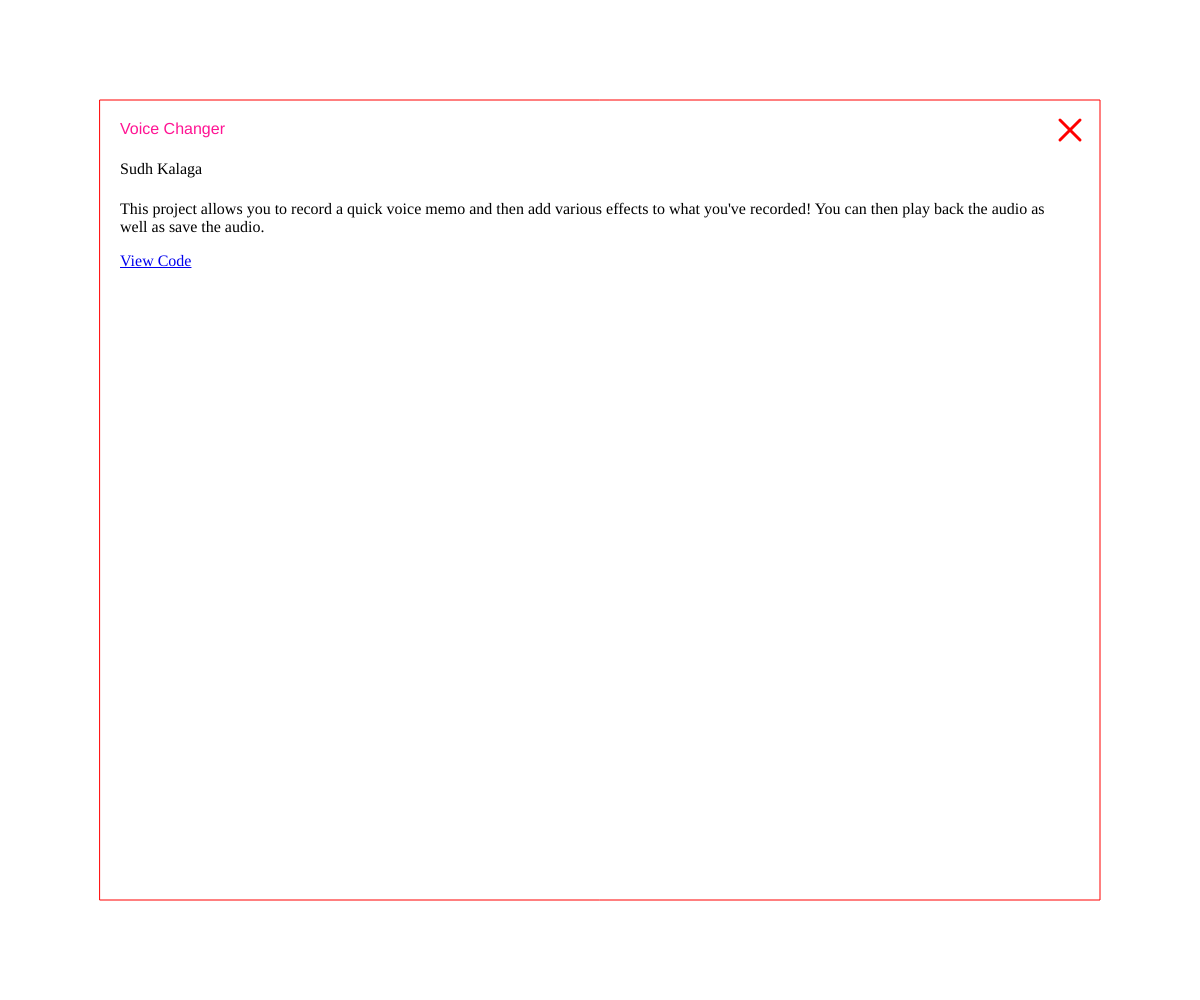
Frame 1 (no input)
Frame 60 (no input): identical to frame 1, image omitted
Frame 120 (the mouse pressed at the canvas centre since frame 60): identical to frame 1, image omitted

The p5.js sketch that drew this single still picture (run headless with seeded random() and noise() and a simulated clock; from frame 60 on, the mouse is pressed at the canvas centre):

// p5.js sketch
// ── sketch.js
var mode = 0;

function setup() {
  createCanvas(windowWidth, windowHeight);
  splash = new Splash();
}

function draw() {
  if (mouseIsPressed == true && splash.update() == true) {
    mode = 1;
  }
  
  if (mode == 1) {
    splash.hide();
    
    // your code here
    background(255);
    fill(100);
    noStroke();
    rect(50, 50, windowWidth - 100, windowHeight - 100);
    fill(0);
    ellipse(mouseX, mouseY, 20, 20);
  }
}
// ── mySplash.js
class Splash {

 constructor() {
   
  this.splashBorder = 100;
  fill(255);
  stroke(255, 0, 0)
  rect(this.splashBorder, this.splashBorder, windowWidth-this.splashBorder*2, windowHeight-this.splashBorder*2);
  // draw a rectangle like this in a 3D enviornment
  // rect(this.splashBorder-(windowWidth/2), this.splashBorder-(windowHeight/2), windowWidth-this.splashBorder*2, windowHeight-this.splashBorder*2);
  fill(0, 0, 222);
  strokeWeight(3)
   
  line(windowWidth-this.splashBorder-40, this.splashBorder+20,windowWidth-this.splashBorder-20, this.splashBorder+40)
   line(windowWidth-this.splashBorder-20, this.splashBorder+20,windowWidth-this.splashBorder-40, this.splashBorder+40)
   
  this.title = createDiv("Voice Changer");
  this.title.style('color:deeppink');
  this.title.style('font-family: Arial, Helvetica, sans-serif');
  this.title.position(this.splashBorder+20, this.splashBorder+20);
  
  this.name = createDiv("Sudh Kalaga");
  this.name.position(this.splashBorder+20, this.splashBorder+60);
  
  this.info = createDiv("This project allows you to record a quick voice memo and then add various effects to what you've recorded! You can then play back the audio as well as save the audio. <p> <a href=https://editor.p5js.org/SudhK/sketches/YS-AhObZg>View Code </a>");
  
  this.info.position(this.splashBorder+20, this.splashBorder+100);
  this.info.size(windowWidth-this.splashBorder*2-50, windowHeight-this.splashBorder*2-50)
   

  
}
  
  update(){
       if(mouseX > windowWidth-this.splashBorder-40 && 
          mouseX < windowWidth-this.splashBorder-20 
          && mouseY < this.splashBorder+40 
          && mouseY > this.splashBorder+20
     ){
     return true
   }
  }
 
  hide(){
    this.title.remove()
    this.name.remove()
    this.info.remove()
  }
}
